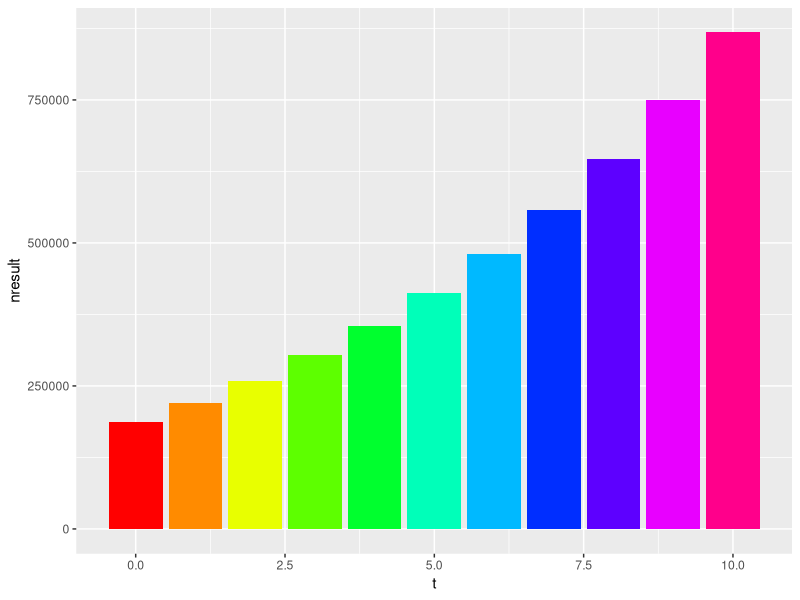
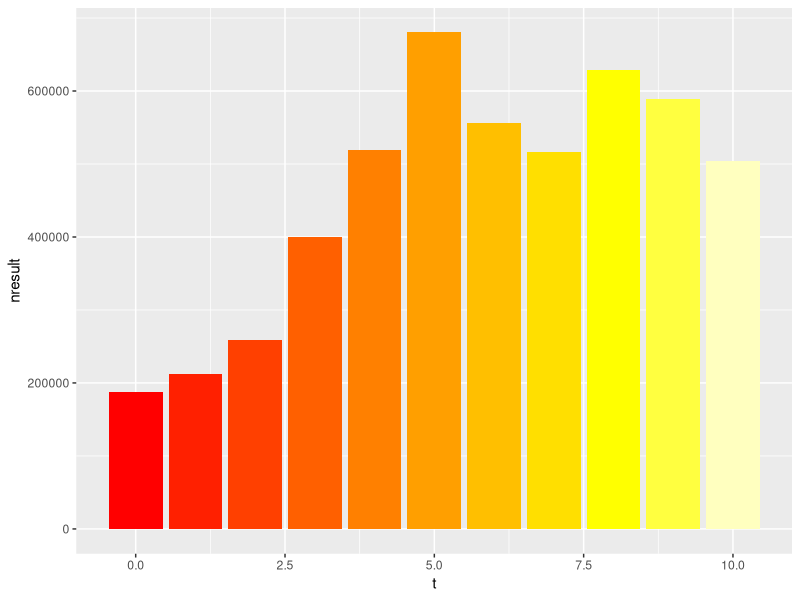
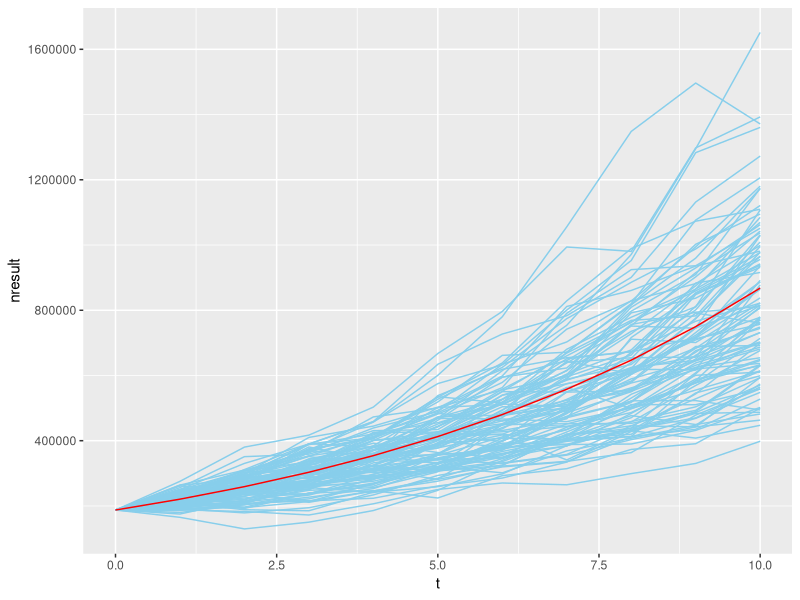
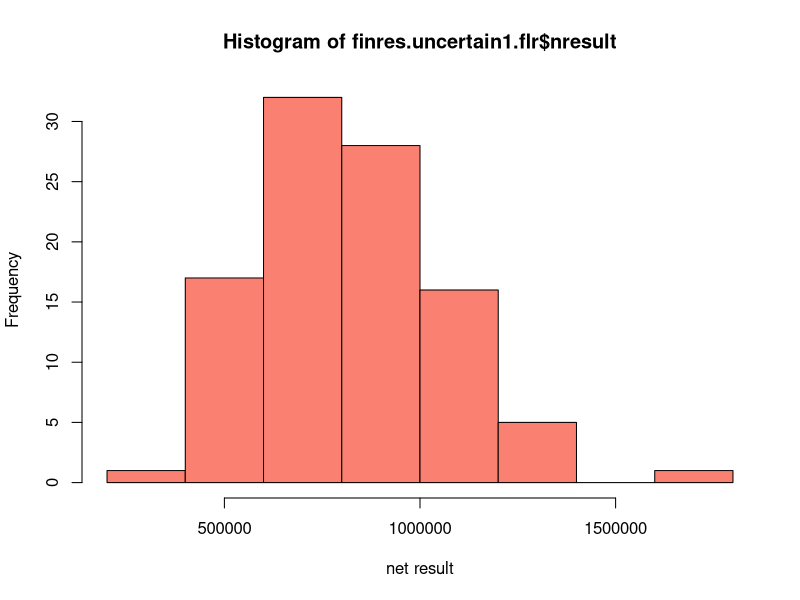
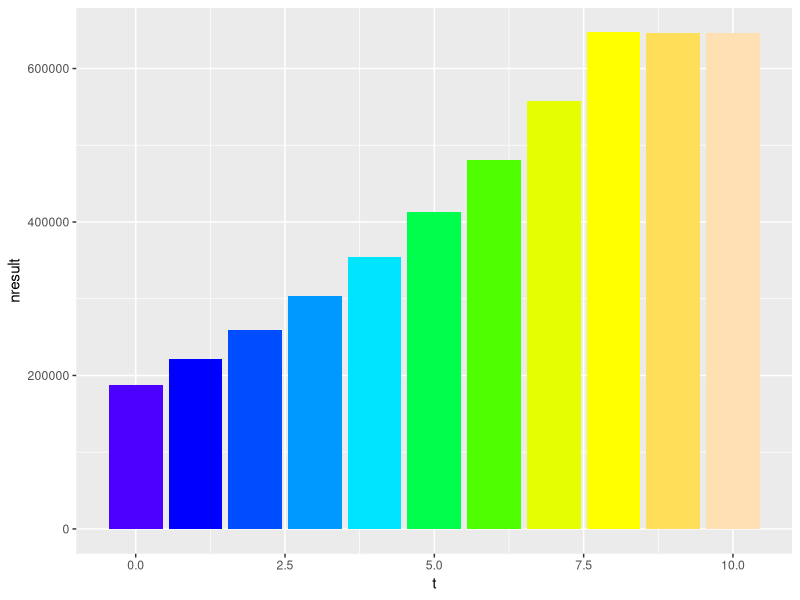

These charts were generated, in order, by the following R code:
## ---- chunk 1
# Turn off scientific notation
options(scipen=999)

# Define starting values
t <- 0
sales <- 1000000
varcosts <- sales * 0.7
fixcosts <- 50000
gresult <- sales - varcosts - fixcosts
taxes <- gresult * 0.25
nresult <- gresult - taxes

finres <- data.frame(t, sales, varcosts, fixcosts, gresult, taxes, nresult)
finres
## ---- chunk 2
# Define a function for calculating growing end values
growthcalc <- function(startvalue, rate) {
  
  endvalue <- startvalue * (1 + rate)
  return(endvalue)
  
}

# Calculate a growing independent series and combine them in data frame
growth <- 0.15
inflation <- 0.012

for (s in c(1:10)) {
  
  t <- c(t, s)
  sales <- c(sales,
             growthcalc(sales[s],
                        growth)
             )
  fixcosts <- c(fixcosts,
                growthcalc(fixcosts[s],
                           inflation)
                )
  
}

finres <- data.frame(t, sales, fixcosts)

# Calculate dependent series
library(dplyr)
finres <- mutate(finres,
                 varcosts = sales * 0.7,
                 gresult = sales - varcosts - fixcosts,
                 taxes = gresult * 0.25,
                 nresult = gresult - taxes
                 )

# Plot series
library(ggplot2)
ggplot(finres, aes(x = t, y = nresult)) +
  geom_col(fill = rainbow(max(t)+1)) +
  theme(legend.position="none")
## ---- chunk 3
# Define starting values
t <- 0
sales <- 1000000
fixcosts <- 50000

# Calculate a growing independent series and combine them in data frame with uncertainty
stdevg <- 0.20
stdevi <- 0.005

for (s in c(1:10)) {
  
  t <- c(t, s)
  sales <- c(sales,
             growthcalc(sales[s],
                        rnorm(1, mean = growth, sd = stdevg)
                        )
             )
  fixcosts <- c(fixcosts,
                growthcalc(fixcosts[s],
                           rnorm(1, mean = inflation, sd = stdevi)
                           )
                )
  
}

finres.uncertain <- data.frame(t, sales, fixcosts)

# Calculate dependent series
finres.uncertain <- mutate(finres.uncertain,
                 varcosts = sales * 0.7,
                 gresult = sales - varcosts - fixcosts,
                 taxes = gresult * 0.25,
                 nresult = gresult - taxes
                 )

# Plot series
ggplot(finres.uncertain, aes(x = t, y = nresult)) +
  geom_col(fill = heat.colors(max(t)+1)) +
  theme(legend.position="none")
## ---- chunk 4
# Define starting values
finres.uncertain1 <- data.frame(NULL, NULL, NULL)


# Calculate a growing independent series and combine them in data frame with uncertainty
stdevg <- 0.10
stdevi <- 0.005

for (r in c(1:100)) {
  finres.uncertain1
  t <- 0
  sales <- 1000000
  fixcosts <- 50000
  
  for (s in c(1:10)) {
  t <- c(t, s)
  sales <- c(sales,
             growthcalc(sales[s],
                        rnorm(1, mean = growth, sd = stdevg)
                        )
             )
  fixcosts <- c(fixcosts,
                growthcalc(fixcosts[s],
                           rnorm(1, mean = inflation, sd = stdevi)
                           )
                )
  }

finres.uncertain1 <- rbind(finres.uncertain1, data.frame(t, sales, fixcosts, simulation = rep(r, 11)))
t <- 0 
}

# Calculate dependent series
finres.uncertain1 <- mutate(finres.uncertain1,
                 varcosts = sales * 0.7,
                 gresult = sales - varcosts - fixcosts,
                 taxes = gresult * 0.25,
                 nresult = gresult - taxes
                 )

# Plot series
ggplot() +
  geom_line(data = finres.uncertain1, aes(x = t, y = nresult, group = simulation), color = "skyblue") +
  geom_line(data = finres, aes(x = t, y = nresult), color = "red") +
  theme(legend.position="none")

finres.uncertain1.flr <- filter(finres.uncertain1, t == 10)
hist(finres.uncertain1.flr$nresult, xlab = "net result", col = "salmon")
mean(finres.uncertain1.flr$nresult)
sd(finres.uncertain1.flr$nresult)
## ---- chunk 5
# Function for calculating present values
presval <- function(futurevalue, discountrate, nperiods) {
  
  presentvalue <- futurevalue / (1 + discountrate)^nperiods
  
}

# Calculate present values of net results and add to data frame
discrate <- 0.05
finres.uncertain <- mutate(finres.uncertain,
                 nresult.pres = presval(nresult, discrate, t)
                 )

finres.uncertain

investment <- 4000000
netpresval <- -investment + sum(finres.uncertain$nresult.pres[-1])
## ---- chunk 6
# Define starting values
t <- 0
sales <- 1000000
fixcosts <- 50000
# Define a function for calculating growing end values

# Calculate a growing independent series and combine them in data frame
growth <- c(rep(0.15, 8), rep(0, 2))
inflation <- 0.012

for (s in c(1:10)) {
  
  t <- c(t, s)
  sales <- c(sales,
             growthcalc(sales[s],
                        growth[s])
             )
  fixcosts <- c(fixcosts,
                growthcalc(fixcosts[s],
                           inflation)
                )
  
}

finresa <- data.frame(t, sales, fixcosts)

# Calculate dependent series
library(dplyr)
finresa <- mutate(finresa,
                 varcosts = sales * 0.7,
                 gresult = sales - varcosts - fixcosts,
                 taxes = gresult * 0.25,
                 nresult = gresult - taxes
                 )

# Plot series
library(ggplot2)
ggplot(finresa, aes(x = t, y = nresult)) +
  geom_col(fill = topo.colors(max(t)+1)) +
  theme(legend.position="none")
